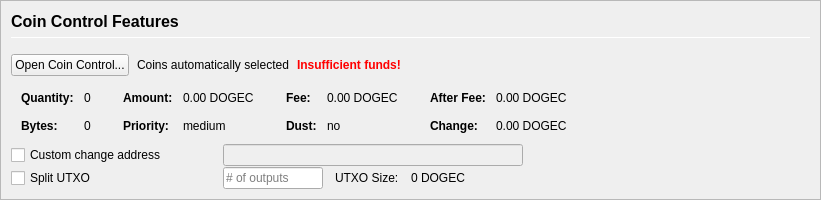
         <widget class="QFrame" name="frameCoinControl">
          <property name="sizePolicy">
           <sizepolicy hsizetype="Expanding" vsizetype="Expanding">
            <horstretch>0</horstretch>
            <verstretch>0</verstretch>
           </sizepolicy>
          </property>
          <property name="maximumSize">
           <size>
            <width>16777215</width>
            <height>16777215</height>
           </size>
          </property>
          <property name="frameShape">
           <enum>QFrame::StyledPanel</enum>
          </property>
          <property name="frameShadow">
           <enum>QFrame::Sunken</enum>
          </property>
          <layout class="QVBoxLayout" name="verticalLayoutCoinControl2">
           <property name="spacing">
            <number>0</number>
           </property>
           <property name="leftMargin">
            <number>0</number>
           </property>
           <property name="topMargin">
            <number>0</number>
           </property>
           <property name="rightMargin">
            <number>0</number>
           </property>
           <property name="bottomMargin">
            <number>0</number>
           </property>
           <item>
            <widget class="QFrame" name="frameCoinControl_BG">
             <layout class="QVBoxLayout" name="verticalLayoutCoinControl" stretch="0,0,0,0,0,0">
              <property name="spacing">
               <number>1</number>
              </property>
              <property name="leftMargin">
               <number>10</number>
              </property>
              <property name="topMargin">
               <number>10</number>
              </property>
              <item>
               <layout class="QHBoxLayout" name="horizontalLayoutCoinControl1">
                <property name="bottomMargin">
                 <number>15</number>
                </property>
                <item>
                 <layout class="QVBoxLayout" name="verticalLayout_3">
                  <property name="spacing">
                   <number>6</number>
                  </property>
                  <item>
                   <widget class="QLabel" name="labelCoinControlFeatures">
                    <property name="sizePolicy">
                     <sizepolicy hsizetype="Preferred" vsizetype="Maximum">
                      <horstretch>0</horstretch>
                      <verstretch>0</verstretch>
                     </sizepolicy>
                    </property>
                    <property name="minimumSize">
                     <size>
                      <width>0</width>
                      <height>20</height>
                     </size>
                    </property>
                    <property name="font">
                     <font>
                      <pointsize>12</pointsize>
                      <weight>75</weight>
                      <bold>true</bold>
                     </font>
                    </property>
                    <property name="styleSheet">
                     <string notr="true">font-weight:bold;</string>
                    </property>
                    <property name="text">
                     <string>Coin Control Features</string>
                    </property>
                   </widget>
                  </item>
                  <item>
                   <widget class="Line" name="line">
                    <property name="minimumSize">
                     <size>
                      <width>0</width>
                      <height>1</height>
                     </size>
                    </property>
                    <property name="maximumSize">
                     <size>
                      <width>16777215</width>
                      <height>1</height>
                     </size>
                    </property>
                    <property name="orientation">
                     <enum>Qt::Horizontal</enum>
                    </property>
                   </widget>
                  </item>
                 </layout>
                </item>
               </layout>
              </item>
              <item>
               <layout class="QHBoxLayout" name="horizontalLayoutCoinControl2" stretch="0,0,0,0">
                <property name="spacing">
                 <number>8</number>
                </property>
                <property name="bottomMargin">
                 <number>10</number>
                </property>
                <item>
                 <widget class="QPushButton" name="pushButtonCoinControl">
                  <property name="styleSheet">
                   <string notr="true"/>
                  </property>
                  <property name="text">
                   <string>Open Coin Control...</string>
                  </property>
                  <property name="autoDefault">
                   <bool>false</bool>
                  </property>
                 </widget>
                </item>
                <item>
                 <widget class="QLabel" name="labelCoinControlAutomaticallySelected">
                  <property name="text">
                   <string>Coins automatically selected</string>
                  </property>
                  <property name="margin">
                   <number>5</number>
                  </property>
                 </widget>
                </item>
                <item>
                 <widget class="QLabel" name="labelCoinControlInsuffFunds">
                  <property name="font">
                   <font>
                    <weight>75</weight>
                    <bold>true</bold>
                   </font>
                  </property>
                  <property name="styleSheet">
                   <string notr="true">color:red;font-weight:bold;</string>
                  </property>
                  <property name="text">
                   <string>Insufficient funds!</string>
                  </property>
                  <property name="margin">
                   <number>5</number>
                  </property>
                 </widget>
                </item>
                <item>
                 <spacer name="horizontalSpacerCoinControl">
                  <property name="orientation">
                   <enum>Qt::Horizontal</enum>
                  </property>
                  <property name="sizeHint" stdset="0">
                   <size>
                    <width>40</width>
                    <height>1</height>
                   </size>
                  </property>
                 </spacer>
                </item>
               </layout>
              </item>
              <item>
               <widget class="QWidget" name="widgetCoinControl" native="true">
                <property name="sizePolicy">
                 <sizepolicy hsizetype="Preferred" vsizetype="Preferred">
                  <horstretch>0</horstretch>
                  <verstretch>0</verstretch>
                 </sizepolicy>
                </property>
                <property name="minimumSize">
                 <size>
                  <width>0</width>
                  <height>0</height>
                 </size>
                </property>
                <property name="styleSheet">
                 <string notr="true"/>
                </property>
                <layout class="QHBoxLayout" name="horizontalLayoutCoinControl5">
                 <property name="leftMargin">
                  <number>0</number>
                 </property>
                 <property name="topMargin">
                  <number>0</number>
                 </property>
                 <property name="rightMargin">
                  <number>0</number>
                 </property>
                 <property name="bottomMargin">
                  <number>0</number>
                 </property>
                 <item>
                  <layout class="QHBoxLayout" name="horizontalLayoutCoinControl3" stretch="0,0,0,1">
                   <property name="spacing">
                    <number>20</number>
                   </property>
                   <property name="topMargin">
                    <number>0</number>
                   </property>
                   <property name="bottomMargin">
                    <number>10</number>
                   </property>
                   <item>
                    <layout class="QFormLayout" name="formLayoutCoinControl1">
                     <property name="horizontalSpacing">
                      <number>10</number>
                     </property>
                     <property name="verticalSpacing">
                      <number>14</number>
                     </property>
                     <property name="leftMargin">
                      <number>10</number>
                     </property>
                     <property name="topMargin">
                      <number>4</number>
                     </property>
                     <property name="rightMargin">
                      <number>6</number>
                     </property>
                     <item row="0" column="0">
                      <widget class="QLabel" name="labelCoinControlQuantityText">
                       <property name="font">
                        <font>
                         <weight>75</weight>
                         <bold>true</bold>
                        </font>
                       </property>
                       <property name="text">
                        <string>Quantity:</string>
                       </property>
                       <property name="margin">
                        <number>0</number>
                       </property>
                      </widget>
                     </item>
                     <item row="0" column="1">
                      <widget class="QLabel" name="labelCoinControlQuantity">
                       <property name="cursor">
                        <cursorShape>IBeamCursor</cursorShape>
                       </property>
                       <property name="contextMenuPolicy">
                        <enum>Qt::ActionsContextMenu</enum>
                       </property>
                       <property name="text">
                        <string notr="true">0</string>
                       </property>
                       <property name="margin">
                        <number>0</number>
                       </property>
                       <property name="textInteractionFlags">
                        <set>Qt::LinksAccessibleByMouse|Qt::TextSelectableByKeyboard|Qt::TextSelectableByMouse</set>
                       </property>
                      </widget>
                     </item>
                     <item row="1" column="0">
                      <widget class="QLabel" name="labelCoinControlBytesText">
                       <property name="font">
                        <font>
                         <weight>75</weight>
                         <bold>true</bold>
                        </font>
                       </property>
                       <property name="text">
                        <string>Bytes:</string>
                       </property>
                      </widget>
                     </item>
                     <item row="1" column="1">
                      <widget class="QLabel" name="labelCoinControlBytes">
                       <property name="cursor">
                        <cursorShape>IBeamCursor</cursorShape>
                       </property>
                       <property name="contextMenuPolicy">
                        <enum>Qt::ActionsContextMenu</enum>
                       </property>
                       <property name="text">
                        <string notr="true">0</string>
                       </property>
                       <property name="textInteractionFlags">
                        <set>Qt::LinksAccessibleByMouse|Qt::TextSelectableByKeyboard|Qt::TextSelectableByMouse</set>
                       </property>
                      </widget>
                     </item>
                    </layout>
                   </item>
                   <item>
                    <layout class="QFormLayout" name="formLayoutCoinControl2">
                     <property name="horizontalSpacing">
                      <number>10</number>
                     </property>
                     <property name="verticalSpacing">
                      <number>14</number>
                     </property>
                     <property name="leftMargin">
                      <number>6</number>
                     </property>
                     <property name="topMargin">
                      <number>4</number>
                     </property>
                     <property name="rightMargin">
                      <number>6</number>
                     </property>
                     <item row="0" column="0">
                      <widget class="QLabel" name="labelCoinControlAmountText">
                       <property name="font">
                        <font>
                         <weight>75</weight>
                         <bold>true</bold>
                        </font>
                       </property>
                       <property name="text">
                        <string>Amount:</string>
                       </property>
                       <property name="margin">
                        <number>0</number>
                       </property>
                      </widget>
                     </item>
                     <item row="0" column="1">
                      <widget class="QLabel" name="labelCoinControlAmount">
                       <property name="cursor">
                        <cursorShape>IBeamCursor</cursorShape>
                       </property>
                       <property name="contextMenuPolicy">
                        <enum>Qt::ActionsContextMenu</enum>
                       </property>
                       <property name="text">
                        <string notr="true">0.00 DOGEC</string>
                       </property>
                       <property name="textInteractionFlags">
                        <set>Qt::LinksAccessibleByMouse|Qt::TextSelectableByKeyboard|Qt::TextSelectableByMouse</set>
                       </property>
                      </widget>
                     </item>
                     <item row="1" column="0">
                      <widget class="QLabel" name="labelCoinControlPriorityText">
                       <property name="font">
                        <font>
                         <weight>75</weight>
                         <bold>true</bold>
                        </font>
                       </property>
                       <property name="text">
                        <string>Priority:</string>
                       </property>
                      </widget>
                     </item>
                     <item row="1" column="1">
                      <widget class="QLabel" name="labelCoinControlPriority">
                       <property name="cursor">
                        <cursorShape>IBeamCursor</cursorShape>
                       </property>
                       <property name="contextMenuPolicy">
                        <enum>Qt::ActionsContextMenu</enum>
                       </property>
                       <property name="text">
                        <string>medium</string>
                       </property>
                       <property name="textInteractionFlags">
                        <set>Qt::LinksAccessibleByMouse|Qt::TextSelectableByKeyboard|Qt::TextSelectableByMouse</set>
                       </property>
                      </widget>
                     </item>
                    </layout>
                   </item>
                   <item>
                    <layout class="QFormLayout" name="formLayoutCoinControl3">
                     <property name="horizontalSpacing">
                      <number>10</number>
                     </property>
                     <property name="verticalSpacing">
                      <number>14</number>
                     </property>
                     <property name="leftMargin">
                      <number>6</number>
                     </property>
                     <property name="topMargin">
                      <number>4</number>
                     </property>
                     <property name="rightMargin">
                      <number>6</number>
                     </property>
                     <item row="0" column="0">
                      <widget class="QLabel" name="labelCoinControlFeeText">
                       <property name="font">
                        <font>
                         <weight>75</weight>
                         <bold>true</bold>
                        </font>
                       </property>
                       <property name="text">
                        <string>Fee:</string>
                       </property>
                       <property name="margin">
                        <number>0</number>
                       </property>
                      </widget>
                     </item>
                     <item row="0" column="1">
                      <widget class="QLabel" name="labelCoinControlFee">
                       <property name="cursor">
                        <cursorShape>IBeamCursor</cursorShape>
                       </property>
                       <property name="contextMenuPolicy">
                        <enum>Qt::ActionsContextMenu</enum>
                       </property>
                       <property name="text">
                        <string notr="true">0.00 DOGEC</string>
                       </property>
                       <property name="textInteractionFlags">
                        <set>Qt::LinksAccessibleByMouse|Qt::TextSelectableByKeyboard|Qt::TextSelectableByMouse</set>
                       </property>
                      </widget>
                     </item>
                     <item row="1" column="0">
                      <widget class="QLabel" name="labelCoinControlLowOutputText">
                       <property name="font">
                        <font>
                         <weight>75</weight>
                         <bold>true</bold>
                        </font>
                       </property>
                       <property name="text">
                        <string>Dust:</string>
                       </property>
                      </widget>
                     </item>
                     <item row="1" column="1">
                      <widget class="QLabel" name="labelCoinControlLowOutput">
                       <property name="cursor">
                        <cursorShape>IBeamCursor</cursorShape>
                       </property>
                       <property name="contextMenuPolicy">
                        <enum>Qt::ActionsContextMenu</enum>
                       </property>
                       <property name="text">
                        <string>no</string>
                       </property>
                       <property name="textInteractionFlags">
                        <set>Qt::LinksAccessibleByMouse|Qt::TextSelectableByKeyboard|Qt::TextSelectableByMouse</set>
                       </property>
                      </widget>
                     </item>
                    </layout>
                   </item>
                   <item>
                    <layout class="QFormLayout" name="formLayoutCoinControl4">
                     <property name="horizontalSpacing">
                      <number>10</number>
                     </property>
                     <property name="verticalSpacing">
                      <number>14</number>
                     </property>
                     <property name="leftMargin">
                      <number>6</number>
                     </property>
                     <property name="topMargin">
                      <number>4</number>
                     </property>
                     <property name="rightMargin">
                      <number>6</number>
                     </property>
                     <item row="0" column="0">
                      <widget class="QLabel" name="labelCoinControlAfterFeeText">
                       <property name="font">
                        <font>
                         <weight>75</weight>
                         <bold>true</bold>
                        </font>
                       </property>
                       <property name="text">
                        <string>After Fee:</string>
                       </property>
                       <property name="margin">
                        <number>0</number>
                       </property>
                      </widget>
                     </item>
                     <item row="0" column="1">
                      <widget class="QLabel" name="labelCoinControlAfterFee">
                       <property name="cursor">
                        <cursorShape>IBeamCursor</cursorShape>
                       </property>
                       <property name="contextMenuPolicy">
                        <enum>Qt::ActionsContextMenu</enum>
                       </property>
                       <property name="text">
                        <string notr="true">0.00 DOGEC</string>
                       </property>
                       <property name="textInteractionFlags">
                        <set>Qt::LinksAccessibleByMouse|Qt::TextSelectableByKeyboard|Qt::TextSelectableByMouse</set>
                       </property>
                      </widget>
                     </item>
                     <item row="1" column="0">
                      <widget class="QLabel" name="labelCoinControlChangeText">
                       <property name="font">
                        <font>
                         <weight>75</weight>
                         <bold>true</bold>
                        </font>
                       </property>
                       <property name="text">
                        <string>Change:</string>
                       </property>
                      </widget>
                     </item>
                     <item row="1" column="1">
                      <widget class="QLabel" name="labelCoinControlChange">
                       <property name="cursor">
                        <cursorShape>IBeamCursor</cursorShape>
                       </property>
                       <property name="contextMenuPolicy">
                        <enum>Qt::ActionsContextMenu</enum>
                       </property>
                       <property name="text">
                        <string notr="true">0.00 DOGEC</string>
                       </property>
                       <property name="textInteractionFlags">
                        <set>Qt::LinksAccessibleByMouse|Qt::TextSelectableByKeyboard|Qt::TextSelectableByMouse</set>
                       </property>
                      </widget>
                     </item>
                    </layout>
                   </item>
                  </layout>
                 </item>
                </layout>
               </widget>
              </item>
              <item>
               <layout class="QHBoxLayout" name="horizontalLayoutCoinControl4">
                <property name="spacing">
                 <number>12</number>
                </property>
                <property name="sizeConstraint">
                 <enum>QLayout::SetDefaultConstraint</enum>
                </property>
                <property name="topMargin">
                 <number>0</number>
                </property>
                <property name="rightMargin">
                 <number>0</number>
                </property>
                <item>
                 <widget class="QCheckBox" name="checkBoxCoinControlChange">
                  <property name="sizePolicy">
                   <sizepolicy hsizetype="Preferred" vsizetype="Preferred">
                    <horstretch>0</horstretch>
                    <verstretch>0</verstretch>
                   </sizepolicy>
                  </property>
                  <property name="minimumSize">
                   <size>
                    <width>200</width>
                    <height>0</height>
                   </size>
                  </property>
                  <property name="maximumSize">
                   <size>
                    <width>200</width>
                    <height>16777215</height>
                   </size>
                  </property>
                  <property name="toolTip">
                   <string>If this is activated, but the change address is empty or invalid, change will be sent to a newly generated address.</string>
                  </property>
                  <property name="text">
                   <string>Custom change address</string>
                  </property>
                 </widget>
                </item>
                <item>
                 <widget class="QValidatedLineEdit" name="lineEditCoinControlChange">
                  <property name="enabled">
                   <bool>false</bool>
                  </property>
                  <property name="sizePolicy">
                   <sizepolicy hsizetype="Preferred" vsizetype="Preferred">
                    <horstretch>0</horstretch>
                    <verstretch>0</verstretch>
                   </sizepolicy>
                  </property>
                  <property name="minimumSize">
                   <size>
                    <width>300</width>
                    <height>0</height>
                   </size>
                  </property>
                 </widget>
                </item>
                <item>
                 <widget class="QLabel" name="labelCoinControlChangeLabel">
                  <property name="sizePolicy">
                   <sizepolicy hsizetype="Preferred" vsizetype="Preferred">
                    <horstretch>0</horstretch>
                    <verstretch>0</verstretch>
                   </sizepolicy>
                  </property>
                  <property name="minimumSize">
                   <size>
                    <width>100</width>
                    <height>0</height>
                   </size>
                  </property>
                  <property name="text">
                   <string/>
                  </property>
                  <property name="margin">
                   <number>3</number>
                  </property>
                 </widget>
                </item>
               </layout>
              </item>
              <item>
               <layout class="QHBoxLayout" name="horizontalLayoutCoinControl6">
                <property name="spacing">
                 <number>12</number>
                </property>
                <property name="rightMargin">
                 <number>0</number>
                </property>
                <item>
                 <widget class="QCheckBox" name="splitBlockCheckBox">
                  <property name="sizePolicy">
                   <sizepolicy hsizetype="Preferred" vsizetype="Preferred">
                    <horstretch>0</horstretch>
                    <verstretch>0</verstretch>
                   </sizepolicy>
                  </property>
                  <property name="minimumSize">
                   <size>
                    <width>200</width>
                    <height>0</height>
                   </size>
                  </property>
                  <property name="maximumSize">
                   <size>
                    <width>200</width>
                    <height>16777215</height>
                   </size>
                  </property>
                  <property name="text">
                   <string>Split UTXO</string>
                  </property>
                 </widget>
                </item>
                <item>
                 <widget class="QLineEdit" name="splitBlockLineEdit">
                  <property name="sizePolicy">
                   <sizepolicy hsizetype="Preferred" vsizetype="Preferred">
                    <horstretch>50</horstretch>
                    <verstretch>0</verstretch>
                   </sizepolicy>
                  </property>
                  <property name="minimumSize">
                   <size>
                    <width>100</width>
                    <height>0</height>
                   </size>
                  </property>
                  <property name="maximumSize">
                   <size>
                    <width>100</width>
                    <height>16777215</height>
                   </size>
                  </property>
                  <property name="placeholderText">
                   <string># of outputs</string>
                  </property>
                 </widget>
                </item>
                <item>
                 <widget class="QLabel" name="labelBlockSizeText">
                  <property name="text">
                   <string>UTXO Size:</string>
                  </property>
                 </widget>
                </item>
                <item>
                 <widget class="QLabel" name="labelBlockSize">
                  <property name="text">
                   <string>0 DOGEC</string>
                  </property>
                 </widget>
                </item>
                <item>
                 <spacer name="horizontalSpacer_7">
                  <property name="orientation">
                   <enum>Qt::Horizontal</enum>
                  </property>
                  <property name="sizeHint" stdset="0">
                   <size>
                    <width>40</width>
                    <height>20</height>
                   </size>
                  </property>
                 </spacer>
                </item>
               </layout>
              </item>
              <item>
               <spacer name="verticalSpacerCoinControl">
                <property name="orientation">
                 <enum>Qt::Vertical</enum>
                </property>
                <property name="sizeHint" stdset="0">
                 <size>
                  <width>800</width>
                  <height>1</height>
                 </size>
                </property>
               </spacer>
              </item>
             </layout>
            </widget>
           </item>
          </layout>
         </widget>
